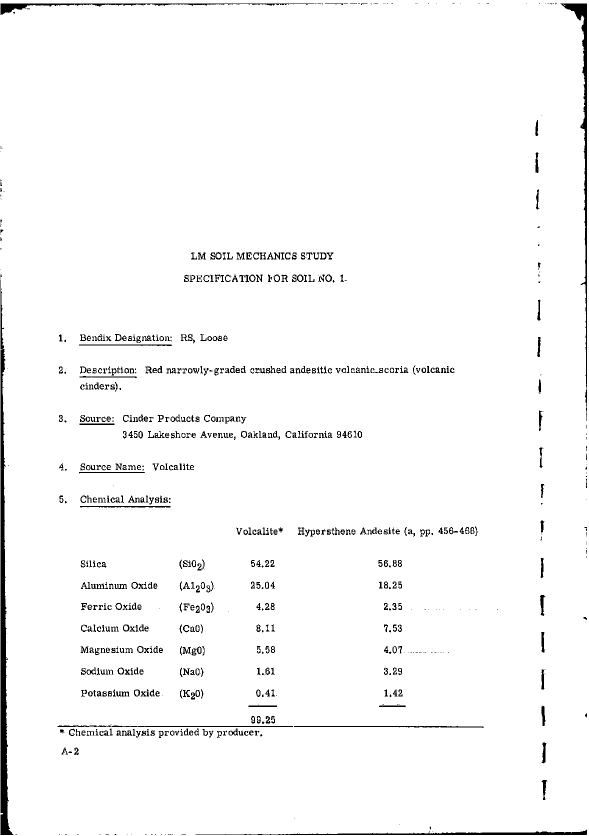
#> input picture img/1968-vol2/p0003.png, 1178 x 1671 px (shown at 1/2 size)
$ python scan_hlines.py ../../../../../img/1968-vol2/p0003.png
#> lines starting #> are read from the running program, lines starting #| are printed output that depends on the picture; after the words box and inside, x2 and y2 are one past the last pixel; in counts of white or black regions, pixels touching at a corner belong together
"""Scan for horizontal (time) line ink: for windows of 30 px along u, rows whose dark fraction
exceeds a threshold, merged into runs; prints window center u and run center v."""
import sys
import numpy as np
from PIL import Image
img = np.asarray(Image.open(sys.argv[1]).convert("L"))
#> img is the input picture: shape (1671, 1178); 97.2% white; 763 black regions (242 under 20 px), largest, box (x1, y1, x2, y2) and area: (1, 560, 27, 1670) 9966, (1121, 7, 1174, 842) 4423, (391, 1659, 1174, 1670) 2632
dark = img < 160
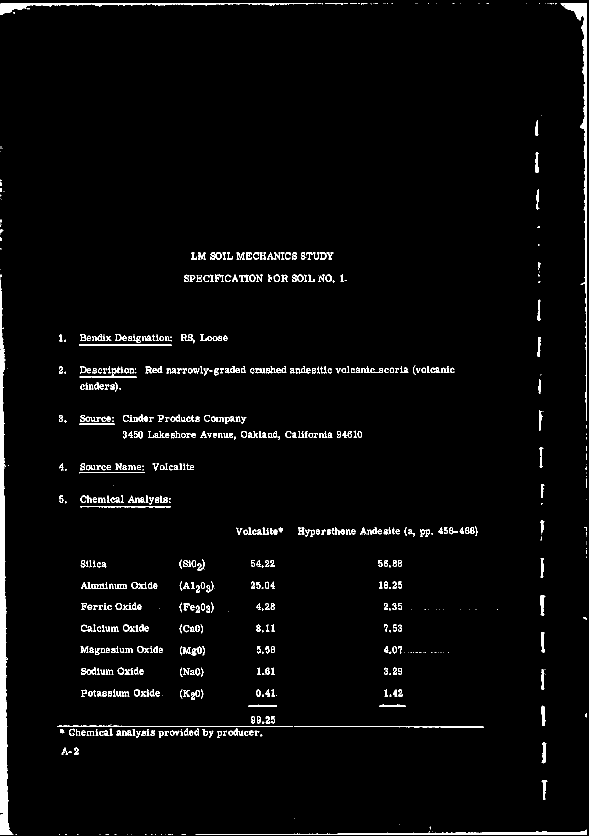
#> dark: shape (1671, 1178) bool (shown at 1/2 size); 2.8% white; 763 white regions (242 under 20 px), largest, box (x1, y1, x2, y2) and area: (1, 560, 27, 1670) 9966, (1121, 7, 1174, 842) 4423, (391, 1659, 1174, 1670) 2632
u0, u1, v0, v1 = 725, 2285, 1780, 3545
W = 30
for uc in range(u0, u1, W):
    sub = dark[v0:v1, uc:uc + W]
    frac = sub.mean(axis=1)
    idx = np.where(frac >= 0.6)[0]
    runs = []
    if len(idx):
        s = p = idx[0]
        for i in idx[1:]:
            if i != p + 1:
                runs.append((s + p) / 2 + v0); s = i
            p = i
        runs.append((s + p) / 2 + v0)
    print(uc + W // 2, " ".join(f"{r:.0f}" for r in runs))

$ run again, on img/1968-vol2/p0005.png
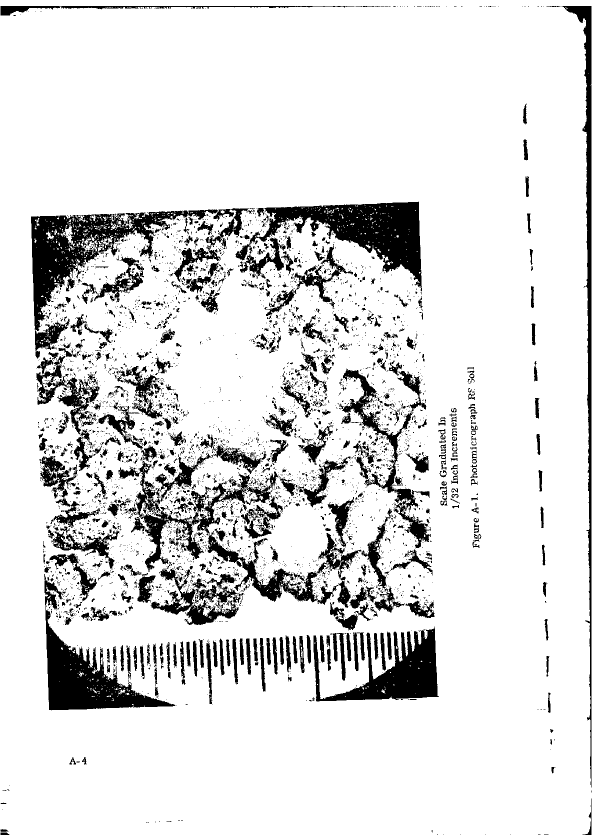
#> input picture img/1968-vol2/p0005.png, 1196 x 1671 px (shown at 1/2 size)
#> img is the input picture: shape (1671, 1196); 87.1% white; 4872 black regions (4265 under 20 px), largest, box (x1, y1, x2, y2) and area: (62, 418, 468, 717) 24967, (471, 403, 844, 582) 23679, (88, 1148, 350, 1421) 19021
#> `dark = img < 160`:
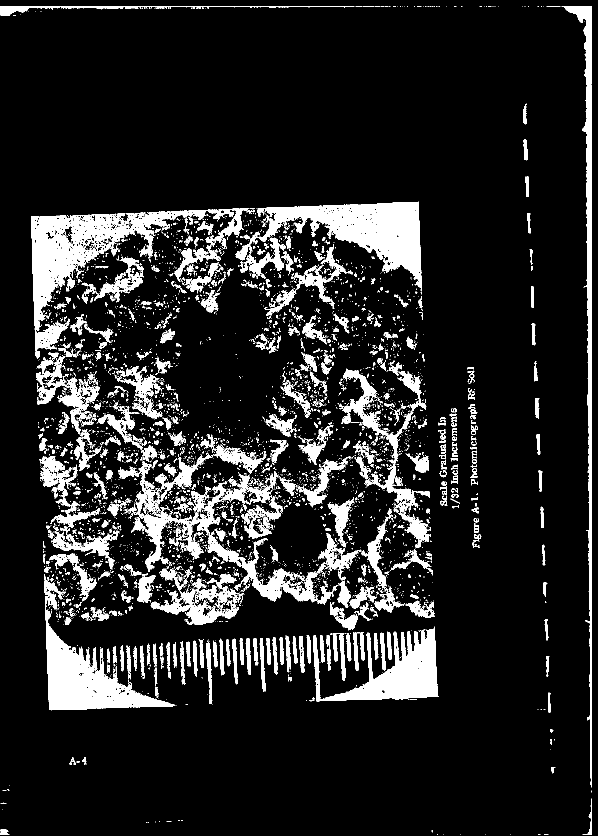
#> dark: shape (1671, 1196) bool (shown at 1/2 size); 12.9% white; 4872 white regions (4265 under 20 px), largest, box (x1, y1, x2, y2) and area: (62, 418, 468, 717) 24967, (471, 403, 844, 582) 23679, (88, 1148, 350, 1421) 19021

$ run again, on img/1968-vol2/p0007.png
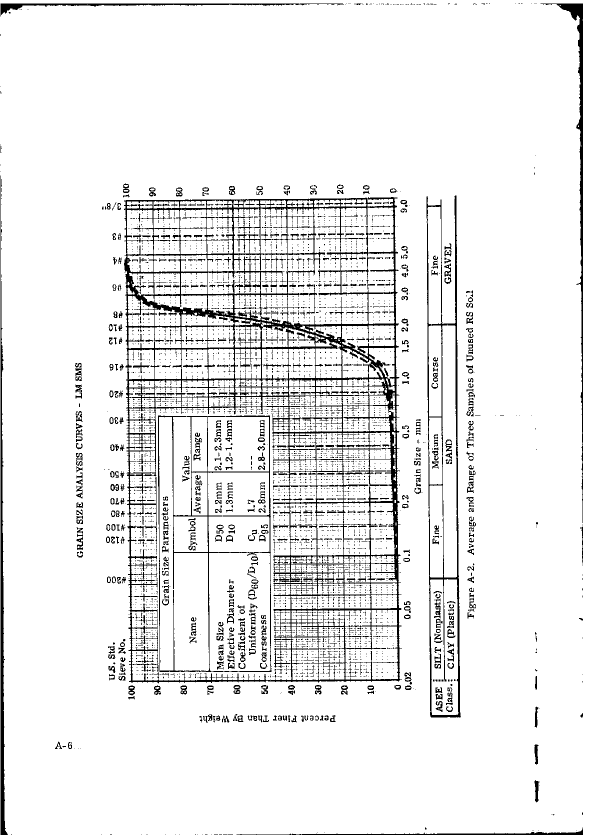
#> input picture img/1968-vol2/p0007.png, 1178 x 1671 px (shown at 1/2 size)
#> img is the input picture: shape (1671, 1178); 92.3% white; 4989 black regions (4307 under 20 px), largest, box (x1, y1, x2, y2) and area: (248, 394, 804, 1367) 67879, (853, 391, 922, 1435) 8624, (316, 831, 543, 1344) 6051
#> `dark = img < 160`:
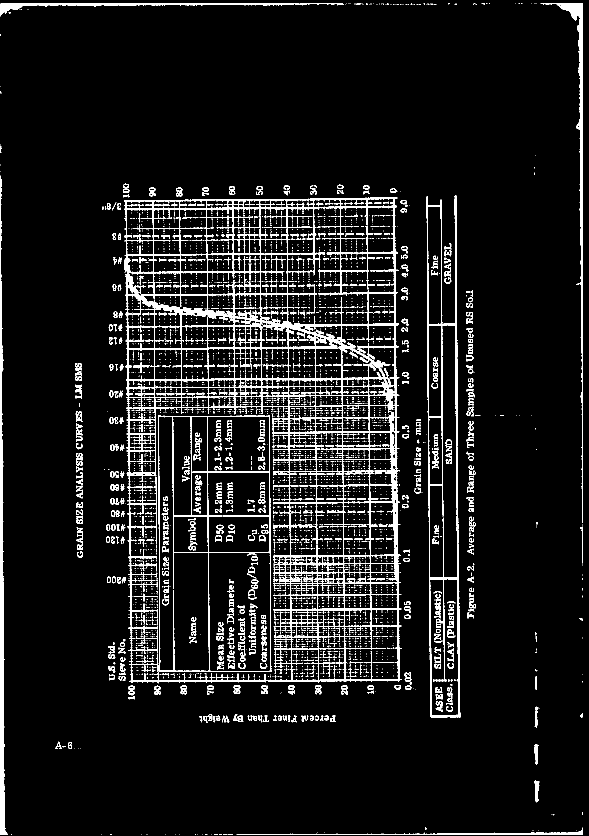
#> dark: shape (1671, 1178) bool (shown at 1/2 size); 7.7% white; 4989 white regions (4307 under 20 px), largest, box (x1, y1, x2, y2) and area: (248, 394, 804, 1367) 67879, (853, 391, 922, 1435) 8624, (316, 831, 543, 1344) 6051

$ run again, on img/1968-vol2/p0008.png
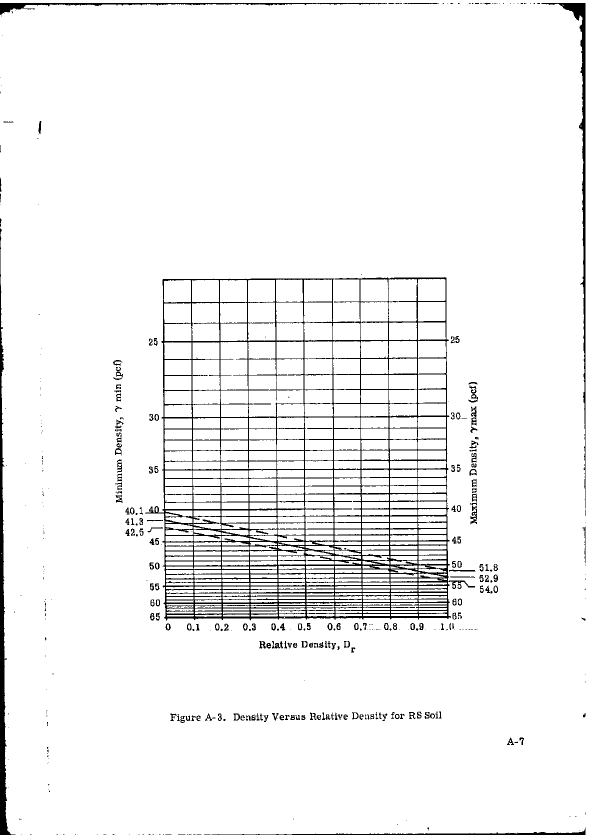
#> input picture img/1968-vol2/p0008.png, 1178 x 1671 px (shown at 1/2 size)
#> img is the input picture: shape (1671, 1178); 95% white; 455 black regions (254 under 20 px), largest, box (x1, y1, x2, y2) and area: (290, 554, 902, 1241) 67098, (0, 456, 31, 1670) 8123, (1082, 6, 1171, 1016) 5550
#> `dark = img < 160`:
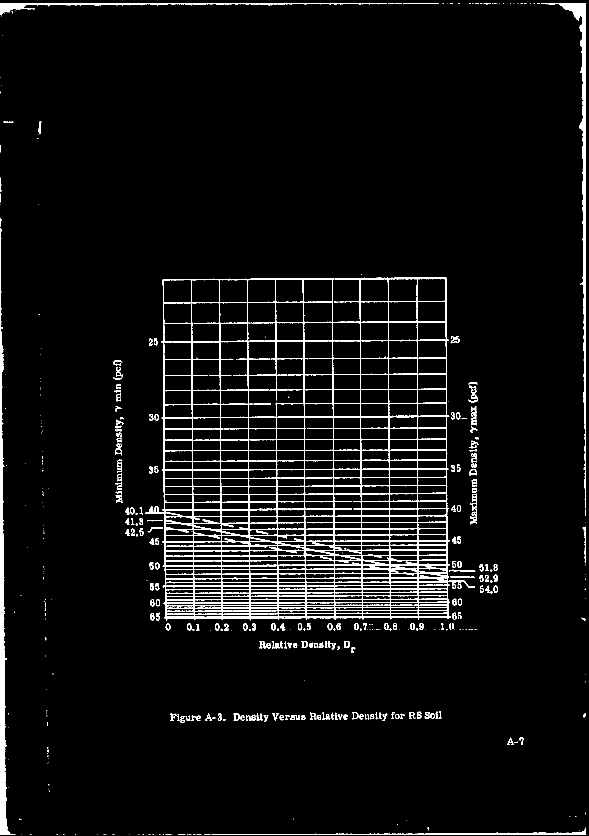
#> dark: shape (1671, 1178) bool (shown at 1/2 size); 5% white; 455 white regions (254 under 20 px), largest, box (x1, y1, x2, y2) and area: (290, 554, 902, 1241) 67098, (0, 456, 31, 1670) 8123, (1082, 6, 1171, 1016) 5550
